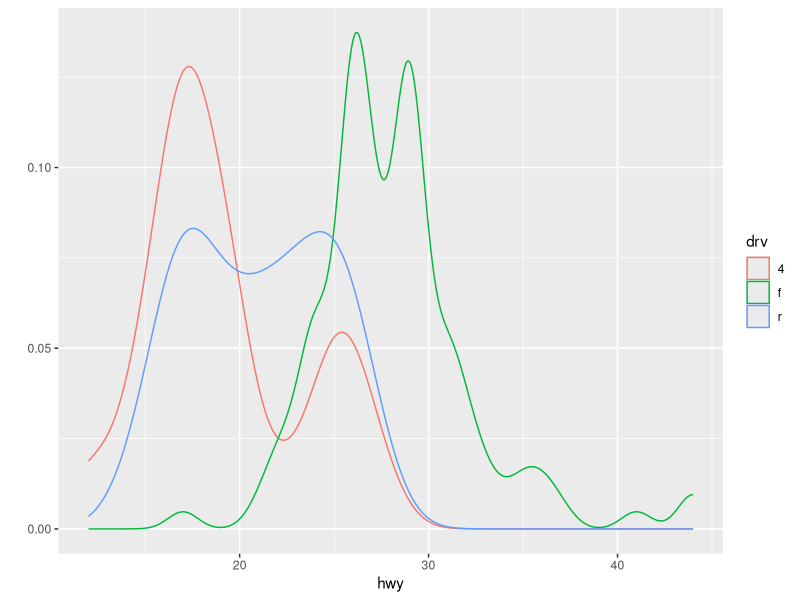

Write the R code that produced this figure.
library(ggplot2)
#str(mpg)
## basic plot :qplot
plotView <- qplot(x = displ,# x coord
                  y = hwy, # y coord
                  data = mpg, # data frame
                  color = drv, ## if color and geom are added then three smooth lines if only geom added then one single line
                  geom = c("point", "smooth")
                  )
#print(plotView)

## Lets' try histograms of mpg data of 'hwy'
# check the data 
# mpg$hwy
plotView2 <- qplot(hwy, data = mpg, fill = drv)
#print(plotView2)

### Facets ###
plotViewFacets <- qplot(displ, hwy, data = mpg, facets = .~drv)
#print(plotViewFacets)

### histograms facets
plotViewFacetHist <- qplot(hwy, data = mpg, facets = drv~., binwidth = 4)
#print(plotViewFacetHist)

## density plot
plotViewDensity <- qplot(hwy, data = mpg, geom = "density", color = drv)
print(plotViewDensity)
